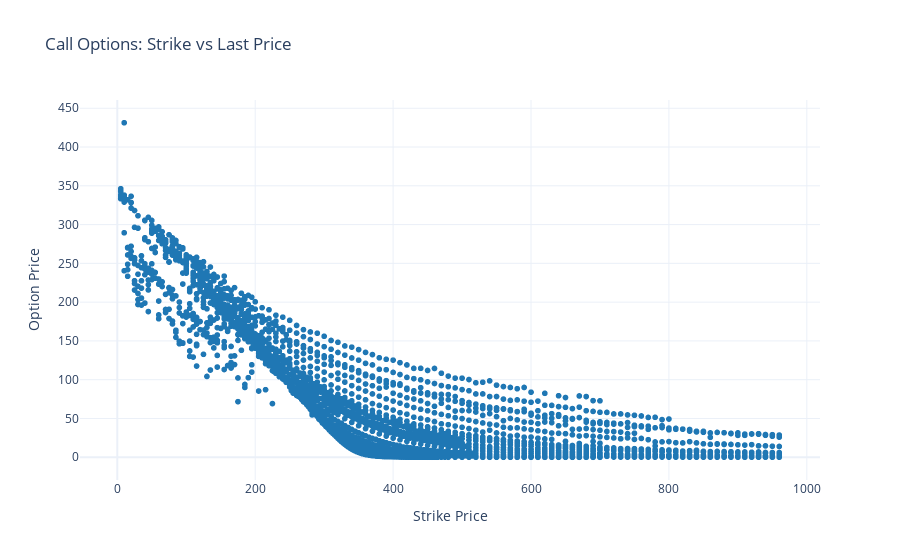
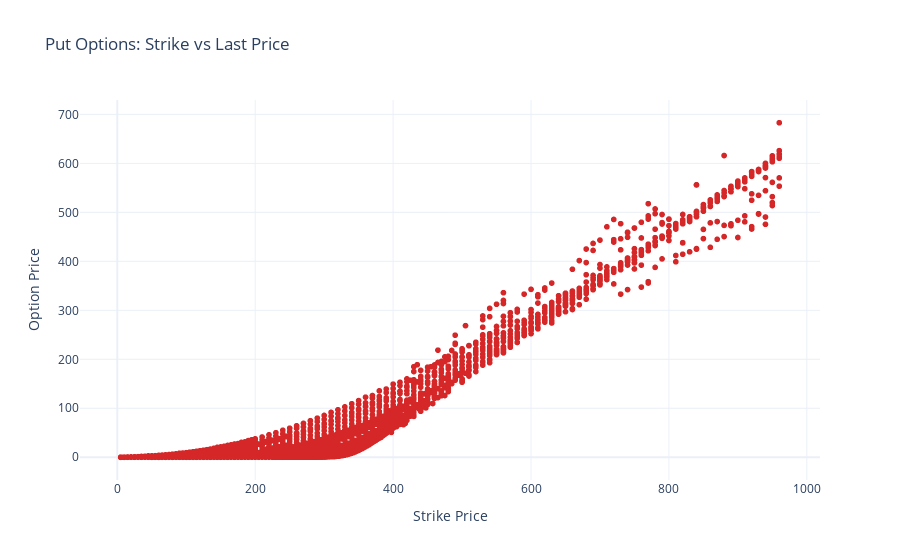

Here is the notebook cell these charts were saved with, in order:
### Code cell
# Calls
fig_calls = px.scatter(
    opts_data_c,
    x='strike',
    y='lastOptionPrice',
    title='Call Options: Strike vs Last Price',
    labels={'strike': 'Strike Price', 'lastOptionPrice': 'Option Price'},
    color_discrete_sequence=['#1f77b4']
)
fig_calls.update_traces(marker=dict(size=6))
fig_calls.update_layout(template='plotly_white')
fig_calls.show()

# Puts
fig_puts = px.scatter(
    opts_data_p,
    x='strike',
    y='lastOptionPrice',
    title='Put Options: Strike vs Last Price',
    labels={'strike': 'Strike Price', 'lastOptionPrice': 'Option Price'},
    color_discrete_sequence=['#d62728']
)
fig_puts.update_traces(marker=dict(size=6))
fig_puts.update_layout(template='plotly_white')
fig_puts.show()

### Figure 1 — Plotly figure (JSON) as saved in the notebook; plotly's stock layout.template omitted (floating-point values rounded to 4 significant figures; data arrays with more than 128 entries replaced by an {"elided": "..."} marker saying what was removed)
{"data": [{"hovertemplate": "Strike Price=%{x}<br>Option Price=%{y}<extra></extra>", "legendgroup": "", "marker": {"color": "#1f77b4", "size": 6, "symbol": "circle"}, "mode": "markers", "name": "", "showlegend": false, "type": "scattergl", "x": {"elided": "2222 float values"}, "xaxis": "x", "y": {"elided": "2222 float values"}, "yaxis": "y"}], "layout": {"autosize": true, "legend": {"tracegroupgap": 0}, "title": {"text": "Call Options: Strike vs Last Price"}, "xaxis": {"anchor": "y", "autorange": true, "domain": [0, 1], "range": [-52.71, 1018.0], "title": {"text": "Strike Price"}, "type": "linear"}, "yaxis": {"anchor": "x", "autorange": true, "domain": [0, 1], "range": [-35.58, 466.9], "title": {"text": "Option Price"}, "type": "linear"}}}

### Figure 2 — Plotly figure (JSON) as saved in the notebook; plotly's stock layout.template omitted (floating-point values rounded to 4 significant figures; data arrays with more than 128 entries replaced by an {"elided": "..."} marker saying what was removed)
{"data": [{"hovertemplate": "Strike Price=%{x}<br>Option Price=%{y}<extra></extra>", "legendgroup": "", "marker": {"color": "#d62728", "size": 6, "symbol": "circle"}, "mode": "markers", "name": "", "showlegend": false, "type": "scattergl", "x": {"elided": "2118 float values"}, "xaxis": "x", "y": {"elided": "2118 float values"}, "yaxis": "y"}], "layout": {"autosize": true, "legend": {"tracegroupgap": 0}, "title": {"text": "Put Options: Strike vs Last Price"}, "xaxis": {"anchor": "y", "autorange": true, "domain": [0, 1], "range": [-52.71, 1018.0], "title": {"text": "Strike Price"}, "type": "linear"}, "yaxis": {"anchor": "x", "autorange": true, "domain": [0, 1], "range": [-56.35, 739.3], "title": {"text": "Option Price"}, "type": "linear"}}}
